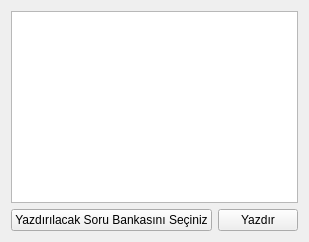
<?xml version="1.0" encoding="UTF-8"?>
<ui version="4.0">
 <class>Form</class>
 <widget class="QWidget" name="Form">
  <property name="windowTitle">
   <string>Form - toplu2.ui</string>
  </property>
  <layout class="QVBoxLayout" name="verticalLayout">
   <item>
    <widget class="QTextEdit" name="textAlan"/>
   </item>
   <item>
    <layout class="QHBoxLayout" name="buttonLayout">
     <item>
      <widget class="QPushButton" name="btnSec">
       <property name="text">
        <string>Yazdırılacak Soru Bankasını Seçiniz</string>
       </property>
      </widget>
     </item>
     <item>
      <widget class="QPushButton" name="btnYazdir">
       <property name="text">
        <string>Yazdır</string>
       </property>
      </widget>
     </item>
    </layout>
   </item>
  </layout>
 </widget>
 <resources/>
 <connections/>
</ui>
